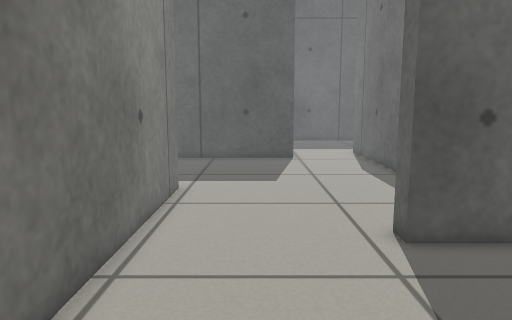
[1] (above)

22 first-person views from a walk through a world built for the Gazebo simulator. The camera is 0.58 m above the floor, tilts 8° down and sees 70° across. The floor is counted in squares, 0.2 m on a side. Each view is taken from the middle of a square. On the plan, view 1 faces up. The plan holds only what a view shows up to about 20 squares ahead; the rest is blank.

[2]
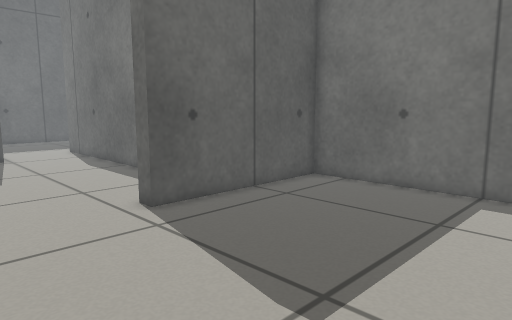

[3]
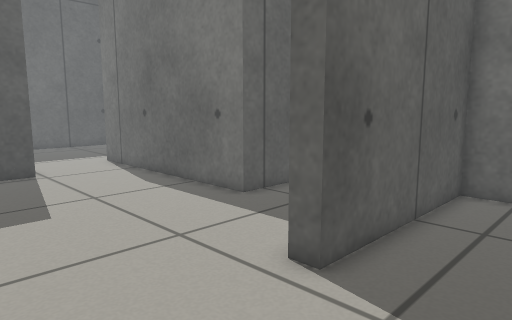

[4]
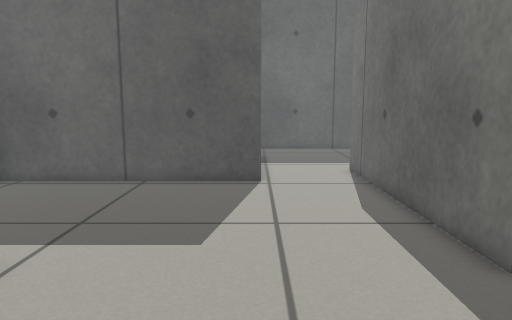

[5]
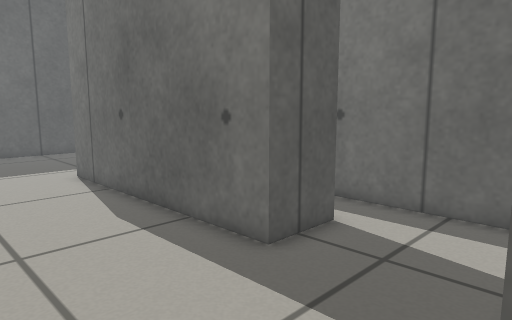

[6]
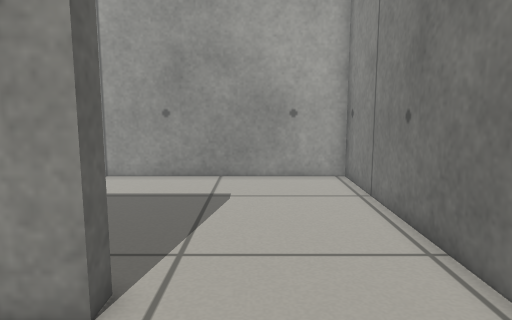

[7]
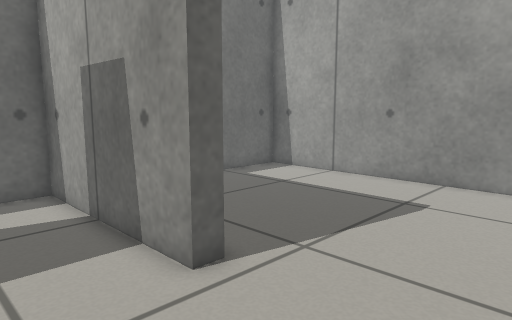

[8]
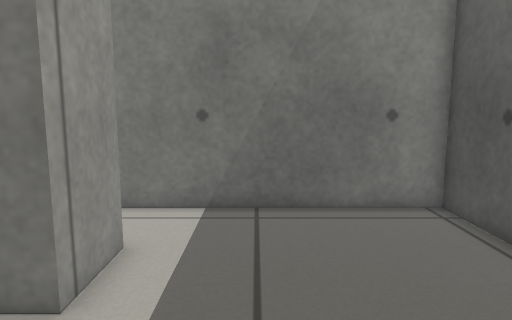

[9]
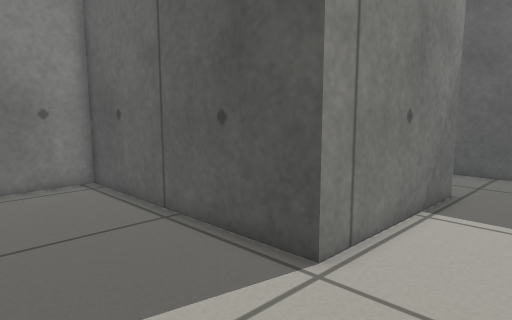

[10]
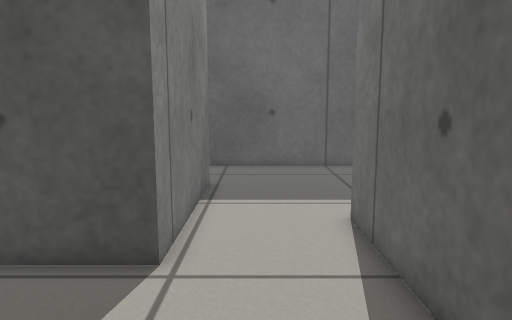

[11]
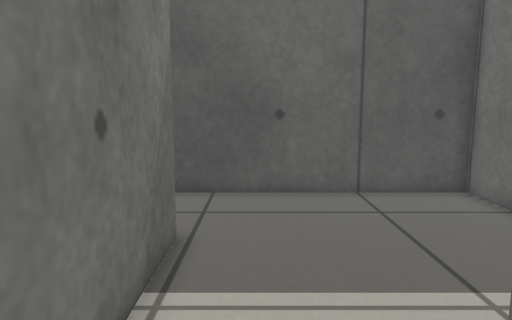

[12]
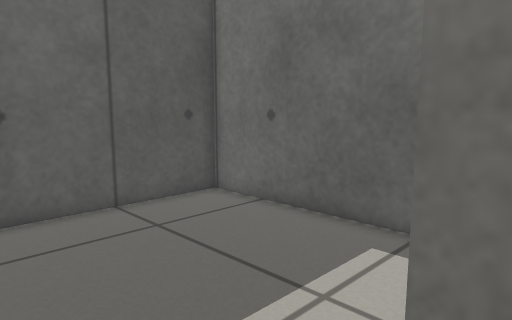

[13]
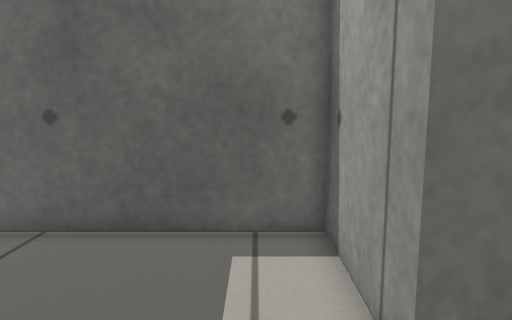

[14]
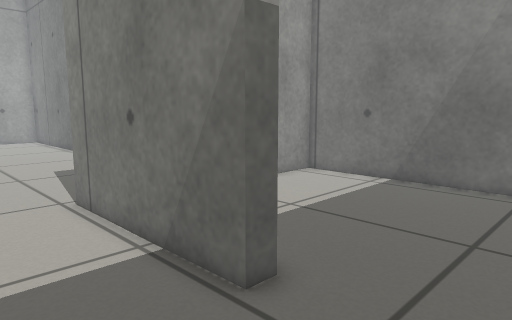

[15]
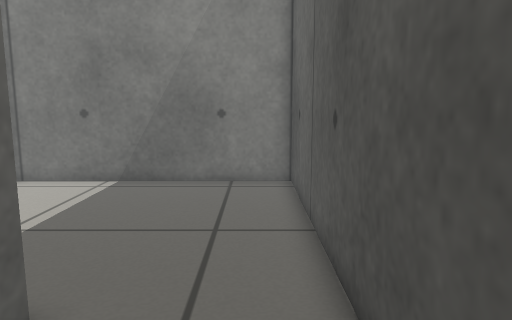

[16]
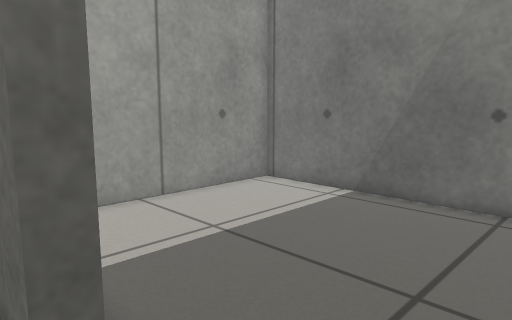

[17]
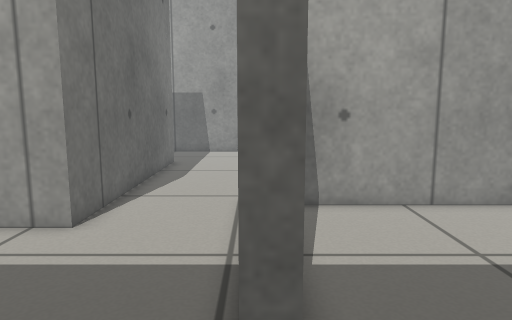

[18]
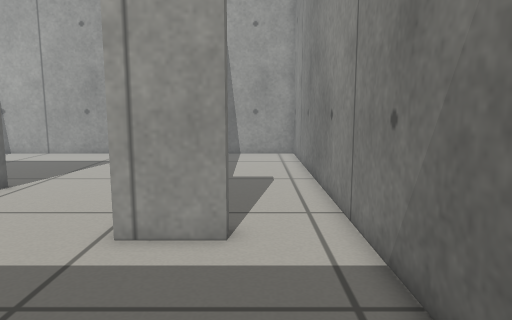

[19]
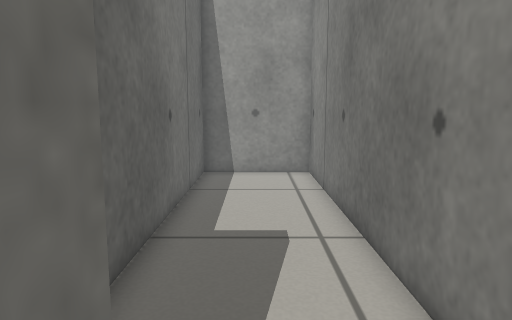

[20]
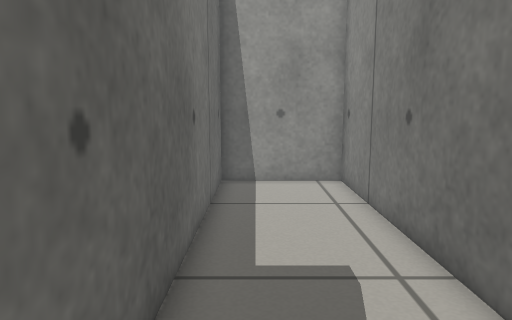

[21]
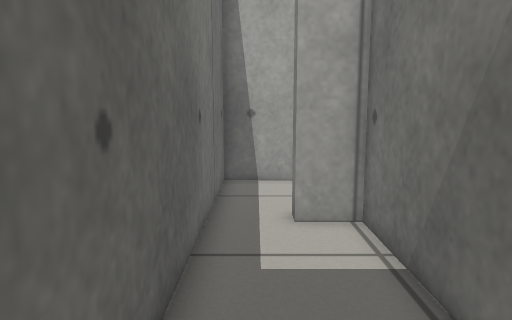

[22]
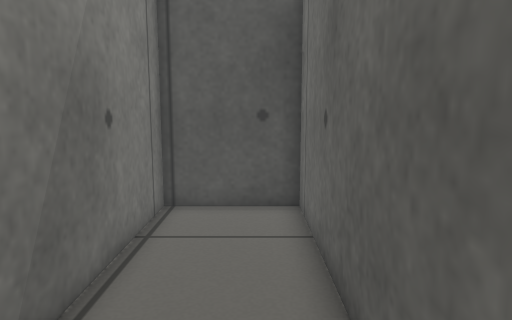

### Floor plan
Ten units are one square. View 1 is at (0, 0); x grows to the right and y downward. Boxes are objects, and circles mark ways between rooms. Rooms are numbered by the first view taken in them; rooms with no view inside come last. Other rooms are left out.
<svg viewBox="-90 -339 208 370">
<path fill="none" stroke="#000" d="M-28 -75 -28 26 113 26 113 -76 33 -76M-54 -132 -28 -132 -28 -75M90 -139 90 -131 65 -131 65 -244 75 -244M33 -76 33 -84 113 -84 113 -144M22 -255 22 -215 -85 -215 -85 -135M75 -244 113 -244 113 -334 24 -334M22 -290 22 -255M14 -290 22 -290M24 -334 -85 -334 -85 -222 6 -222M-54 -124 -54 -132M-85 -135 -85 26 -36 26 -36 -102M113 -144 113 -236 73 -236 73 -139 90 -139"/>
<circle cx="5" cy="-80" r="3" fill="#2a7"/>
<circle cx="50" cy="-250" r="3" fill="#2a7"/>
<circle cx="-70" cy="-130" r="3" fill="#2a7"/>
<circle cx="100" cy="-135" r="3" fill="#2a7"/>
<circle cx="20" cy="-310" r="3" fill="#2a7"/>
<text x="40" y="-30">1</text>
<text x="10" y="-160">2</text>
<text x="70" y="-290">3</text>
<text x="-30" y="-280">4</text>
<text x="-60" y="-50">5</text>
<text x="90" y="-190">6</text>
</svg>
Room 1 opens to room 2. Room 2 opens to room 3. Room 2 opens to room 5. Room 2 opens to room 6. Room 3 opens to room 4.

Where each view was taken, in squares from view 1:
view 1: 0 up, 0 right, facing up
view 2: 2 down, 2 left, facing up-right
view 3: 4 up, 2 left, facing up-right
view 4: 7 up, 2 right, facing up
view 5: 8 up, 1 right, facing up-right
view 6: 13 up, 1 right, facing down
view 7: 12 up, 2 left, facing down-right
view 8: 16 up, 2 right, facing left
view 9: 16 up, 6 right, facing up-left
view 10: 15 up, 4 right, facing up
view 11: 21 up, 4 right, facing up
view 12: 23 up, 3 right, facing up-right
view 13: 26 up, 3 right, facing right
view 14: 33 up, 6 right, facing down-left
view 15: 32 up, 6 right, facing left
view 16: 33 up, 3 right, facing down-left
view 17: 33 up, 2 right, facing down
view 18: 21 up, 6 left, facing down
view 19: 14 up, 6 left, facing down
view 20: 12 up, 5 left, facing down
view 21: 23 up, 10 right, facing down
view 22: 13 up, 10 right, facing up
